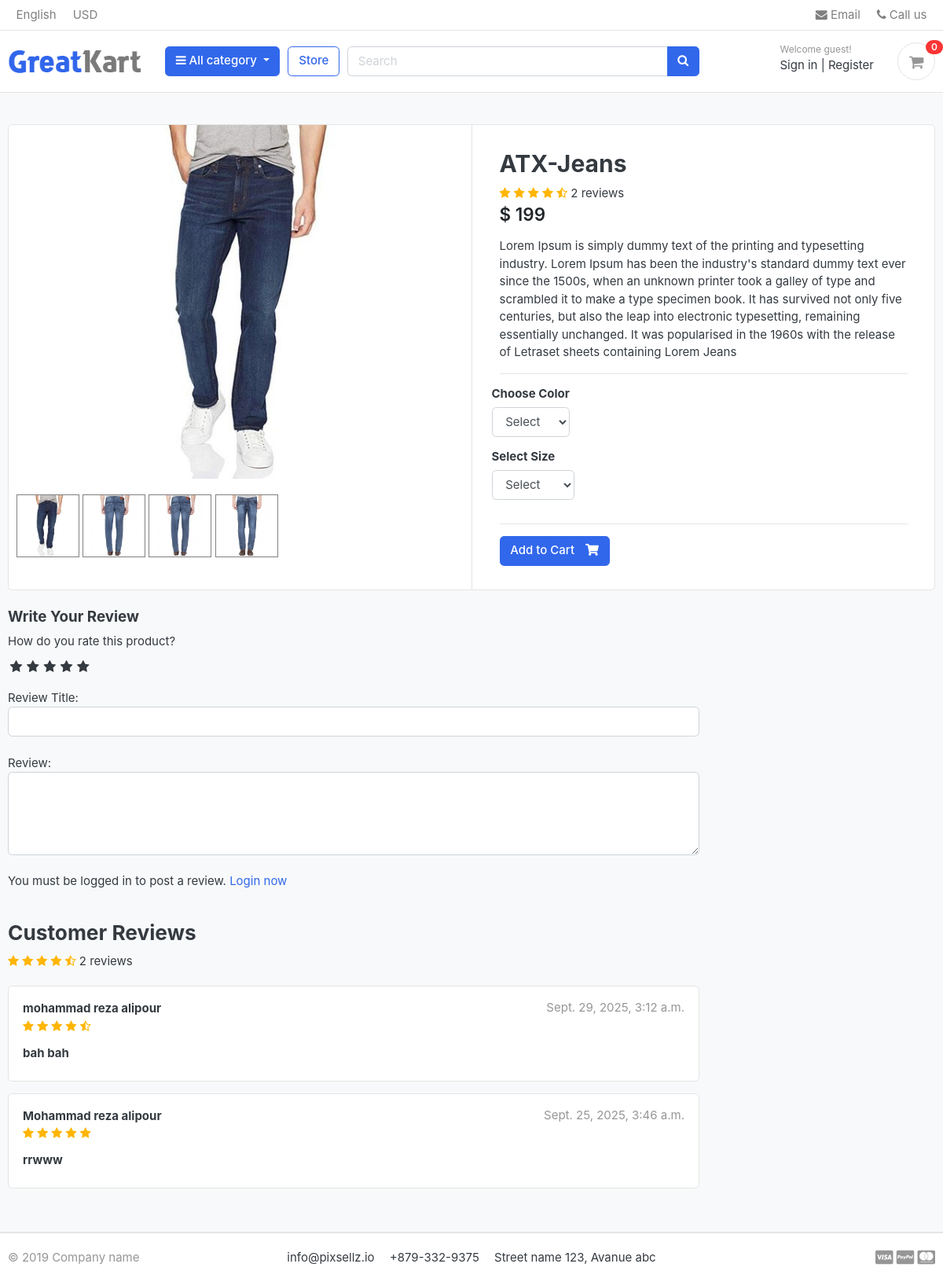
/store/category/jeans/atx-jeans/, run on an earlier commit of the app's database.
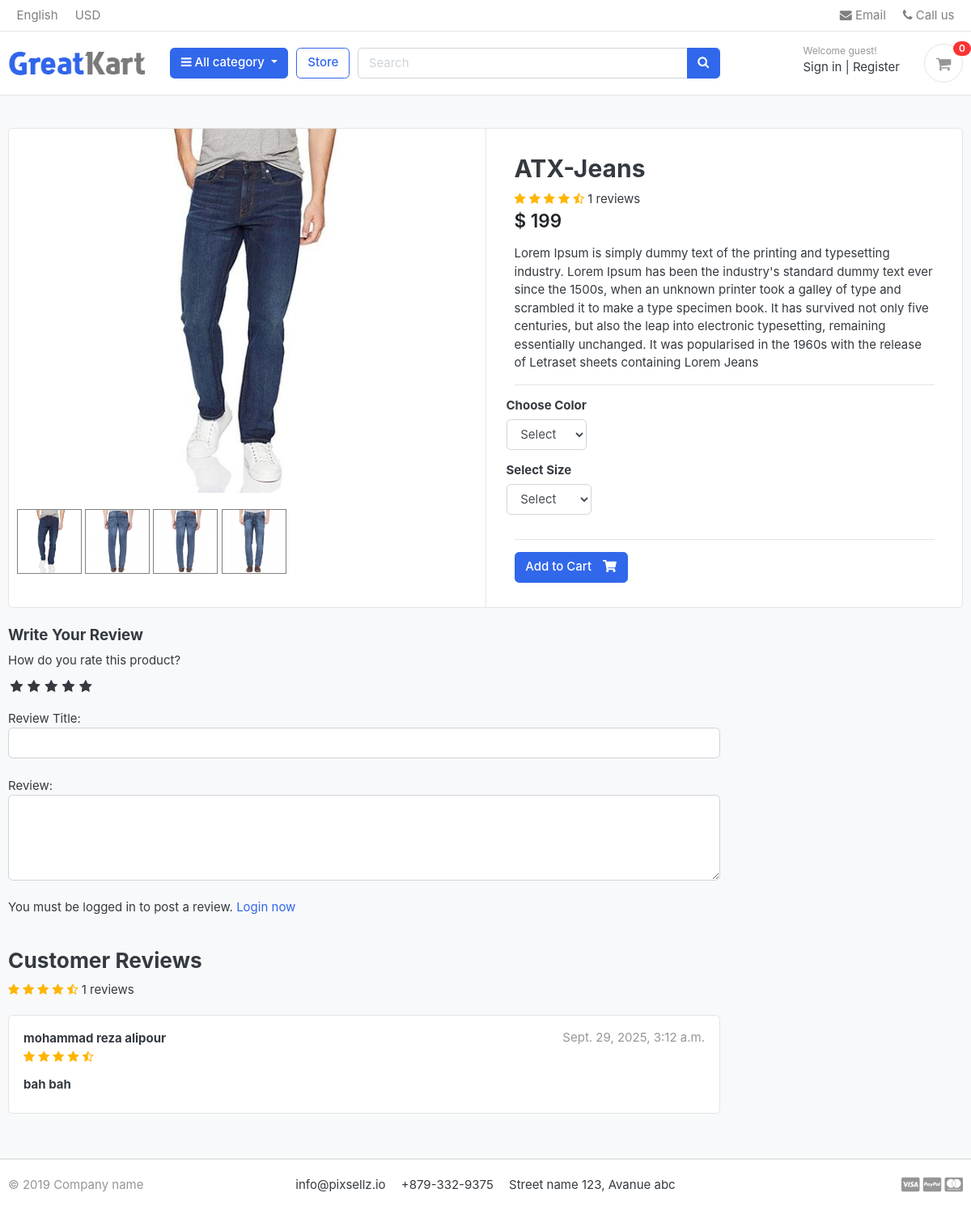
And on a later commit of the database.
### store/models.py (models this page shows, shortened)
class ProductGallery(models.Model):
    product = models.ForeignKey(Product, default=None, on_delete=models.CASCADE)
    image = models.ImageField(upload_to='store/products', max_length=255)
    class Meta:
        verbose_name = 'productgallery'
        verbose_name_plural = 'product gallery'

class Product(models.Model):
    product_name    = models.CharField(max_length=200, unique=True)
    slug            = models.SlugField(max_length=200, unique=True)
    description     = models.TextField(max_length=500, blank=True)
    price           = models.IntegerField()
    images          = models.ImageField(upload_to='photos/products')
    stock           = models.IntegerField()
    is_available    = models.BooleanField(default=True)
    category        = models.ForeignKey(Category, on_delete=models.CASCADE)
    created_date    = models.DateTimeField(auto_now_add=True)
    modified_date   = models.DateTimeField(auto_now=True)
    def averageReview(self):
        reviews = ReviewRating.objects.filter(product=self, status=True).aggregate(average=Avg('rating'))
        avg = 0
        if reviews['average'] is not None:
            avg = float(reviews['average'])
        return avg
    def countReview(self):
        reviews = ReviewRating.objects.filter(product=self, status=True).aggregate(count=Count('id'))
        count = 0
        if reviews['count'] is not None:
            count = int(reviews['count'])
        return count

class ReviewRating(models.Model):
    product = models.ForeignKey(Product, on_delete=models.CASCADE)
    user = models.ForeignKey(Account, on_delete=models.CASCADE)
    subject = models.CharField(max_length=100, blank=True)
    review = models.TextField(max_length=500, blank=True)
    rating = models.FloatField()
    ip = models.CharField(max_length=20, blank=True)
    status = models.BooleanField(default=True)
    created_at = models.DateTimeField(auto_now_add=True)
    updated_at = models.DateTimeField(auto_now=True)
    class Meta:
        unique_together = ('user', 'product')

### accounts/models.py (models this page shows, shortened)
class Account(AbstractBaseUser):
    first_name      = models.CharField(max_length=50)
    last_name       = models.CharField(max_length=50)
    username        = models.CharField(max_length=50, unique=True)
    email           = models.EmailField(max_length=100, unique=True)
    phone_number    = models.CharField(max_length=50)
    date_joined     = models.DateTimeField(auto_now_add=True)
    last_login      = models.DateTimeField(auto_now_add=True)
    is_admin        = models.BooleanField(default=False)
    is_staff        = models.BooleanField(default=False)
    is_active        = models.BooleanField(default=False)
    is_superadmin        = models.BooleanField(default=False)
    USERNAME_FIELD = 'email'
    REQUIRED_FIELDS = ['username', 'first_name', 'last_name']
    objects = MyAccountManager()
    def full_name(self):
        return f'{self.first_name} {self.last_name}'

### store/views.py (the view)
# urls.py: path('category/<slug:category_slug>/<slug:product_slug>/', views.product_detail, name='product_detail'),
def product_detail(request, category_slug, product_slug):
    try:
        single_product = Product.objects.get(category__slug=category_slug, slug=product_slug)
        in_cart = CartItem.objects.filter(cart__cart_id=_cart_id(request), product=single_product).exists()
    except Exception as e:
        raise e
    if request.user.is_authenticated:
        try:
            orderproduct = OrderProduct.objects.filter(user=request.user, product_id=single_product.id).exists()
        except OrderProduct.DoesNotExist:
            orderproduct = None
    else:
        orderproduct = None
    reviews = ReviewRating.objects.filter(product_id=single_product.id, status=True)
    product_gallery = ProductGallery.objects.filter(product_id=single_product.id)
    context = {
        'single_product': single_product,
        'in_cart'       : in_cart,
        'orderproduct': orderproduct,
        'reviews': reviews,
        'product_gallery': product_gallery,
    }
    return render(request, 'store/product_detail.html', context)

### carts/context_processors.py (called while the page is built)
def counter(request):
    cart_count = 0
    if 'admin' in request.path:
        return {}
    else:
        try:
            cart = Cart.objects.filter(cart_id=_cart_id(request))
            if request.user.is_authenticated:
                cart_items = CartItem.objects.all().filter(user=request.user)
            else:
                cart_items = CartItem.objects.all().filter(cart=cart[:1])
            for cart_item in cart_items:
                cart_count += cart_item.quantity
        except Cart.DoesNotExist:
            cart_count = 0
    return dict(cart_count=cart_count)

### carts/views.py (called while the page is built)
def _cart_id(request):
    cart = request.session.session_key
    if not cart:
        cart = request.session.create()
    return cart

### category/context_processors.py (called while the page is built)
def menu_links(request):
    links = Category.objects.all()
    return dict(links=links)

### category/models.py (called while the page is built)
    def get_url(self):
            return reverse('products_by_category', args=[self.slug])

### store/models.py (called while the page is built)
    def colors(self):
        return super(VariationManager, self).filter(variation_category='color', is_active=True)

    def sizes(self):
        return super(VariationManager, self).filter(variation_category='size', is_active=True)

### templates/store/product_detail.html (shortened to what the changed rows need)
{% extends 'base.html' %}
{% load static %}
{% block content %}
<section class="section-content padding-y bg">
	<div class="container">
		<div class="card">
			<div class="row no-gutters">
				<aside class="col-md-6">
					<article class="gallery-wrap">
						<div class="img-big-wrap mainImage">
							<center><img src="{{ single_product.images.url }}"></center>
						</div>
					</article>
					<ul class="thumb">
						<li>
							<a href="{{ single_product.images.url }}" target="mainImage"><img src="{{ single_product.images.url }}" alt="Product Image"></a>
							{% for i in product_gallery %}
							<a href="{{i.image.url}}" target="mainImage"><img src="{{i.image.url}}" alt="Product Image"></a>
							{% endfor %}
						</li>
					</ul>
				</aside>
				<main class="col-md-6 border-left">
					<form action="{% url 'add_cart' single_product.id %}" method="POST">
						<article class="content-body">
							<h2 class="title">{{ single_product.product_name }}</h2>
							<div class="rating-star">
								<span>
									<i class="fa fa-star{% if single_product.averageReview < 0.5 %}-o{% elif single_product.averageReview >= 0.5 and single_product.averageReview < 1 %}-half-o {% endif %}" aria-hidden="true"></i>
									<i class="fa fa-star{% if single_product.averageReview < 1.5 %}-o{% elif single_product.averageReview >= 1.5 and single_product.averageReview < 2 %}-half-o {% endif %}" aria-hidden="true"></i>
									<i class="fa fa-star{% if single_product.averageReview < 2.5 %}-o{% elif single_product.averageReview >= 2.5 and single_product.averageReview < 3 %}-half-o {% endif %}" aria-hidden="true"></i>
									<i class="fa fa-star{% if single_product.averageReview < 3.5 %}-o{% elif single_product.averageReview >= 3.5 and single_product.averageReview < 4 %}-half-o {% endif %}" aria-hidden="true"></i>
									<i class="fa fa-star{% if single_product.averageReview < 4.5 %}-o{% elif single_product.averageReview >= 4.5 and single_product.averageReview < 5 %}-half-o {% endif %}" aria-hidden="true"></i>
	<span>{{single_product.countReview}} reviews</span>
									</span>
							</div>
							<div class="mb-3">
								<var class="price h4">$ {{single_product.price}}</var>
							</div>
							<p>{{ single_product.description }}</p>
							<hr>
							<div class="row">
								<div class="item-option-select">
								</div>
							</div>
							<div class="row">
								<div class="item-option-select">
								</div>
							</div>
							<hr>
							{% if single_product.stock <= 0 %}
							<h5 class="text-danger">Out of Stock</h5>
							{% else %}
							<button type="submit" class="btn  btn-primary"> <span class="text">Add to Cart</span> <i class="fas fa-shopping-cart"></i> </button>
							{% endif %}
						</article>
					</form>
				</main>
			</div>
		</div>
		<br>
		<div class="row">
			<div class="col-md-9">
<br>
<header class="section-heading">
	<div class="rating-star">
		<span>
			<i class="fa fa-star{% if single_product.averageReview < 0.5 %}-o{% elif single_product.averageReview >= 0.5 and single_product.averageReview < 1 %}-half-o {% endif %}" aria-hidden="true"></i>
			<i class="fa fa-star{% if single_product.averageReview < 1.5 %}-o{% elif single_product.averageReview >= 1.5 and single_product.averageReview < 2 %}-half-o {% endif %}" aria-hidden="true"></i>
			<i class="fa fa-star{% if single_product.averageReview < 2.5 %}-o{% elif single_product.averageReview >= 2.5 and single_product.averageReview < 3 %}-half-o {% endif %}" aria-hidden="true"></i>
			<i class="fa fa-star{% if single_product.averageReview < 3.5 %}-o{% elif single_product.averageReview >= 3.5 and single_product.averageReview < 4 %}-half-o {% endif %}" aria-hidden="true"></i>
			<i class="fa fa-star{% if single_product.averageReview < 4.5 %}-o{% elif single_product.averageReview >= 4.5 and single_product.averageReview < 5 %}-half-o {% endif %}" aria-hidden="true"></i>
	<span>{{single_product.countReview}} reviews</span>
			</span>
	</div>
</header>
{% for review in reviews %}
				<article class="box mb-3">
					<div class="icontext w-100">
						<div class="text">
							<span class="date text-muted float-md-right">{{review.updated_at}} </span>
							<h6 class="mb-1">{{review.user.full_name}} </h6>
							<div class="rating-star">
								<span>
									<i class="fa fa-star{% if review.rating == 0.5 %}-half-o{% elif review.rating < 1 %}-o {% endif %}" aria-hidden="true"></i>
									<i class="fa fa-star{% if review.rating == 1.5 %}-half-o{% elif review.rating < 2 %}-o {% endif %}" aria-hidden="true"></i>
									<i class="fa fa-star{% if review.rating == 2.5 %}-half-o{% elif review.rating < 3 %}-o {% endif %}" aria-hidden="true"></i>
									<i class="fa fa-star{% if review.rating == 3.5 %}-half-o{% elif review.rating < 4 %}-o {% endif %}" aria-hidden="true"></i>
									<i class="fa fa-star{% if review.rating == 4.5 %}-half-o{% elif review.rating < 5 %}-o {% endif %}" aria-hidden="true"></i>
								</span>
							</div>
						</div>
					</div>
					<div class="mt-3">
						<h6>{{review.subject}}</h6>
					</div>
				</article>
{% endfor %}
			</div>
		</div>
	</div>
</section>
{% endblock %}

What changed in the data, as far as the page shows it:
removed ReviewRating: updated_at "Sept. 25, 2025, 3:46 a.m.", user.full_name "Mohammad reza alipour", rating 5 (drawn), subject "rrwww"
changed Product "ATX-Jeans": countReview "2" → "1"
